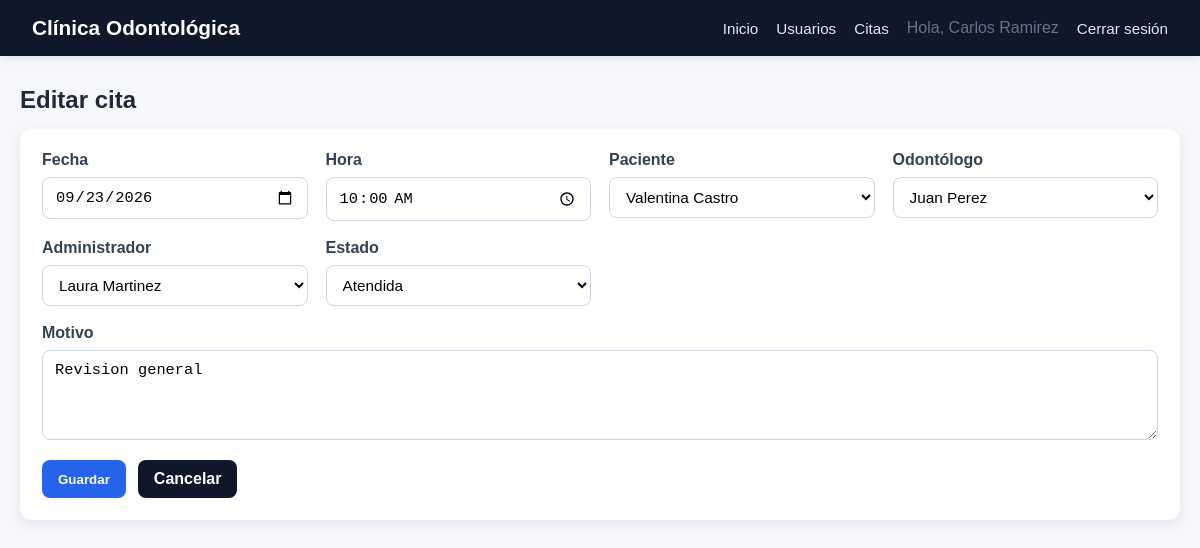
/index.php?controller=citas&action=edit&id=3 (signed in), run on the app's committed database.
### tables this page shows
CREATE TABLE citas (
    id_cita INT AUTO_INCREMENT PRIMARY KEY,
    fecha DATE NOT NULL,
    hora TIME NOT NULL,
    motivo VARCHAR(255),
    id_usuario_paciente INT NOT NULL,
    id_usuario_odontologo INT NOT NULL,
    id_usuario_administrador INT NOT NULL,
    id_estado_cita INT NOT NULL,
    CONSTRAINT fk_cita_paciente FOREIGN KEY (id_usuario_paciente)
        REFERENCES usuarios(id_usuario)
        ON DELETE RESTRICT,
    CONSTRAINT fk_cita_odontologo FOREIGN KEY (id_usuario_odontologo)
        REFERENCES usuarios(id_usuario)
        ON DELETE RESTRICT,
    CONSTRAINT fk_cita_administrador FOREIGN KEY (id_usuario_administrador)
        REFERENCES usuarios(id_usuario)
        ON DELETE RESTRICT,
    CONSTRAINT fk_cita_estado FOREIGN KEY (id_estado_cita)
        REFERENCES estados_cita(id_estado_cita)
        ON DELETE RESTRICT,
    CONSTRAINT uq_odontologo_fecha_hora UNIQUE (id_usuario_odontologo, fecha, hora)
);

CREATE TABLE usuarios (
    id_usuario INT AUTO_INCREMENT PRIMARY KEY,
    nombre VARCHAR(50) NOT NULL,
    numero_documento VARCHAR(20) NOT NULL UNIQUE,
    telefono VARCHAR(20) NOT NULL UNIQUE,
    correo VARCHAR(50) NOT NULL UNIQUE,
    contrasenia VARCHAR(50) NOT NULL,
    activo BOOLEAN NOT NULL DEFAULT TRUE,
    fecha_creacion TIMESTAMP DEFAULT CURRENT_TIMESTAMP,
    id_rol INT NOT NULL,
    CONSTRAINT fk_usuario_rol FOREIGN KEY (id_rol)
        REFERENCES roles(id_rol)
);

CREATE TABLE estados_cita (
    id_estado_cita INT AUTO_INCREMENT PRIMARY KEY,
    nombre_estado_cita VARCHAR(30) NOT NULL UNIQUE
);

### controllers/CitaController.php (called while the page is built, shortened)
<?php
require_once __DIR__ . '/../models/Cita.php';
class CitaController
{
    public function edit(): void
    {
        $id = (int) ($_GET['id'] ?? 0);
        $citaModel = new Cita();
        $cita = $citaModel->findById($id);
        $pacientes = $citaModel->getUsuariosByRol(3);
        $odontologos = $citaModel->getUsuariosByRol(2);
        $administradores = $citaModel->getUsuariosByRol(1);
        $estados = $citaModel->getEstados();
        require __DIR__ . '/../views/citas/form.php';
    }
}

### index.php (called while the page is built, shortened)
<?php
require __DIR__ . '/config/database.php';
require __DIR__ . '/models/Database.php';
$action = $_GET['action'] ?? 'index';
$controller = new $controllerClass();
$controller->$action();

### models/Cita.php (called while the page is built, shortened)
<?php
class Cita
{
    private PDO $db;
    public function __construct()
    {
        $this->db = Database::getConnection();
    }
    public function findById(int $id): ?array
    {
        $sql = "
            SELECT c.*,
                   p.nombre AS paciente,
                   o.nombre AS odontologo,
                   a.nombre AS administrador,
                   e.nombre_estado_cita AS estado
            FROM citas c
            INNER JOIN usuarios p ON p.id_usuario = c.id_usuario_paciente
            INNER JOIN usuarios o ON o.id_usuario = c.id_usuario_odontologo
            INNER JOIN usuarios a ON a.id_usuario = c.id_usuario_administrador
            INNER JOIN estados_cita e ON e.id_estado_cita = c.id_estado_cita
            WHERE c.id_cita = :id
            LIMIT 1
        ";
        $stmt = $this->db->prepare($sql);
        $stmt->execute([':id' => $id]);
        $cita = $stmt->fetch();
        return $cita ?: null;
    }
    public function getUsuariosByRol(int $idRol): array
    {
        $stmt = $this->db->prepare('SELECT * FROM usuarios WHERE id_rol = :id_rol ORDER BY nombre');
        $stmt->execute([':id_rol' => $idRol]);
        return $stmt->fetchAll();
    }
    public function getEstados(): array
    {
        $stmt = $this->db->query('SELECT * FROM estados_cita ORDER BY id_estado_cita');
        return $stmt->fetchAll();
    }
}

### models/Database.php (called while the page is built)
<?php
class Database
{
    private static ?PDO $connection = null;
    public static function getConnection(): PDO
    {
        if (self::$connection === null) {
            $dsn = 'mysql:host=' . DB_HOST . ';dbname=' . DB_NAME . ';charset=utf8mb4';
            self::$connection = new PDO(
                $dsn,
                DB_USER,
                DB_PASS,
                [
                    PDO::ATTR_ERRMODE => PDO::ERRMODE_EXCEPTION,
                    PDO::ATTR_DEFAULT_FETCH_MODE => PDO::FETCH_ASSOC,
                    PDO::ATTR_EMULATE_PREPARES => false,
                ]
            );
        }
        return self::$connection;
    }
}

### views/citas/form.php (the view, shortened to what this page needs)
<?php
require __DIR__ . '/../layout/header.php';
?>
<h1 class="section-title"><?php echo (!empty($cita['id_cita'])) ? 'Editar cita' : 'Nueva cita'; ?></h1>
<form method="POST" action="index.php?controller=citas&action=save">
    <div class="form-grid">
        <label>
            Fecha
            <input type="date" name="fecha" value="<?php echo htmlspecialchars($cita['fecha']); ?>" required>
        </label>
        <label>
            Hora
            <input type="time" name="hora" value="<?php echo htmlspecialchars($cita['hora']); ?>" required>
        </label>
        <label>
            Paciente
            <select name="id_usuario_paciente" required>
                <?php foreach ($pacientes as $paciente): ?>
                    <option value="<?php echo (int) $paciente['id_usuario']; ?>" <?php echo ((int) ($cita['id_usuario_paciente'] ?? 0) === (int) $paciente['id_usuario']) ? 'selected' : ''; ?>>
                        <?php echo htmlspecialchars($paciente['nombre']); ?>
                    </option>
                <?php endforeach; ?>
            </select>
        </label>
        <label>
            Odontólogo
            <select name="id_usuario_odontologo" required>
                <?php foreach ($odontologos as $odontologo): ?>
                    <option value="<?php echo (int) $odontologo['id_usuario']; ?>" <?php echo ((int) ($cita['id_usuario_odontologo'] ?? 0) === (int) $odontologo['id_usuario']) ? 'selected' : ''; ?>>
                        <?php echo htmlspecialchars($odontologo['nombre']); ?>
                    </option>
                <?php endforeach; ?>
            </select>
        </label>
        <label>
            Administrador
            <select name="id_usuario_administrador" required>
                <?php foreach ($administradores as $admin): ?>
                    <option value="<?php echo (int) $admin['id_usuario']; ?>" <?php echo ((int) ($cita['id_usuario_administrador'] ?? 0) === (int) $admin['id_usuario']) ? 'selected' : ''; ?>>
                        <?php echo htmlspecialchars($admin['nombre']); ?>
                    </option>
                <?php endforeach; ?>
            </select>
        </label>
        <label>
            Estado
            <select name="id_estado_cita" required>
                <?php foreach ($estados as $estado): ?>
                    <option value="<?php echo (int) $estado['id_estado_cita']; ?>" <?php echo ((int) ($cita['id_estado_cita'] ?? 1) === (int) $estado['id_estado_cita']) ? 'selected' : ''; ?>>
                        <?php echo htmlspecialchars($estado['nombre_estado_cita']); ?>
                    </option>
                <?php endforeach; ?>
            </select>
        </label>
        <label style="grid-column: 1 / -1;">
            Motivo
            <textarea name="motivo" placeholder="Detalle del motivo de la cita"><?php echo htmlspecialchars($cita['motivo'] ?? ''); ?></textarea>
        </label>
    </div>
    <div class="form-actions">
        <button type="submit" class="btn">Guardar</button>
        <a href="index.php?controller=citas&action=index" class="btn secondary">Cancelar</a>
    </div>
</form>
<?php require __DIR__ . '/../layout/footer.php'; ?>

### assets/css/styles.css (style rules this page uses)
* { box-sizing: border-box; }
body { margin: 0; font-family: Arial, Helvetica, sans-serif; background: #f5f7fb; color: #1f2937; }
a { color: inherit; text-decoration: none; }
.section-title { margin: 30px 0 15px; font-size: 1.5rem; }
.btn { display: inline-block; padding: 10px 16px; border: none; border-radius: 8px; cursor: pointer; font-weight: 700; text-decoration: none; background: #2563eb; color: white; }
.btn.secondary { background: #0f172a; }
form { background: white; padding: 22px; border-radius: 12px; box-shadow: 0 4px 12px rgba(15, 23, 42, 0.08); }
.form-grid { display: grid; grid-template-columns: repeat(auto-fit, minmax(220px, 1fr)); gap: 18px; }
label { display: flex; flex-direction: column; gap: 8px; font-weight: 600; color: #334155; }
input, select, textarea { width: 100%; padding: 10px 12px; border: 1px solid #cbd5e1; border-radius: 8px; background: #fff; font-size: 0.96rem; }
textarea { min-height: 90px; resize: vertical; }
.form-actions { display: flex; gap: 12px; margin-top: 20px; flex-wrap: wrap; }

### data on the page
citas: fecha "09/23/2026", hora "10:00:00", id_usuario_paciente "Valentina Castro", id_usuario_odontologo "Juan Perez", id_usuario_administrador "Laura Martinez", id_estado_cita "Atendida", motivo "Revision general"

### other printed values
$_SESSION['nombre'] "Carlos Ramirez"
